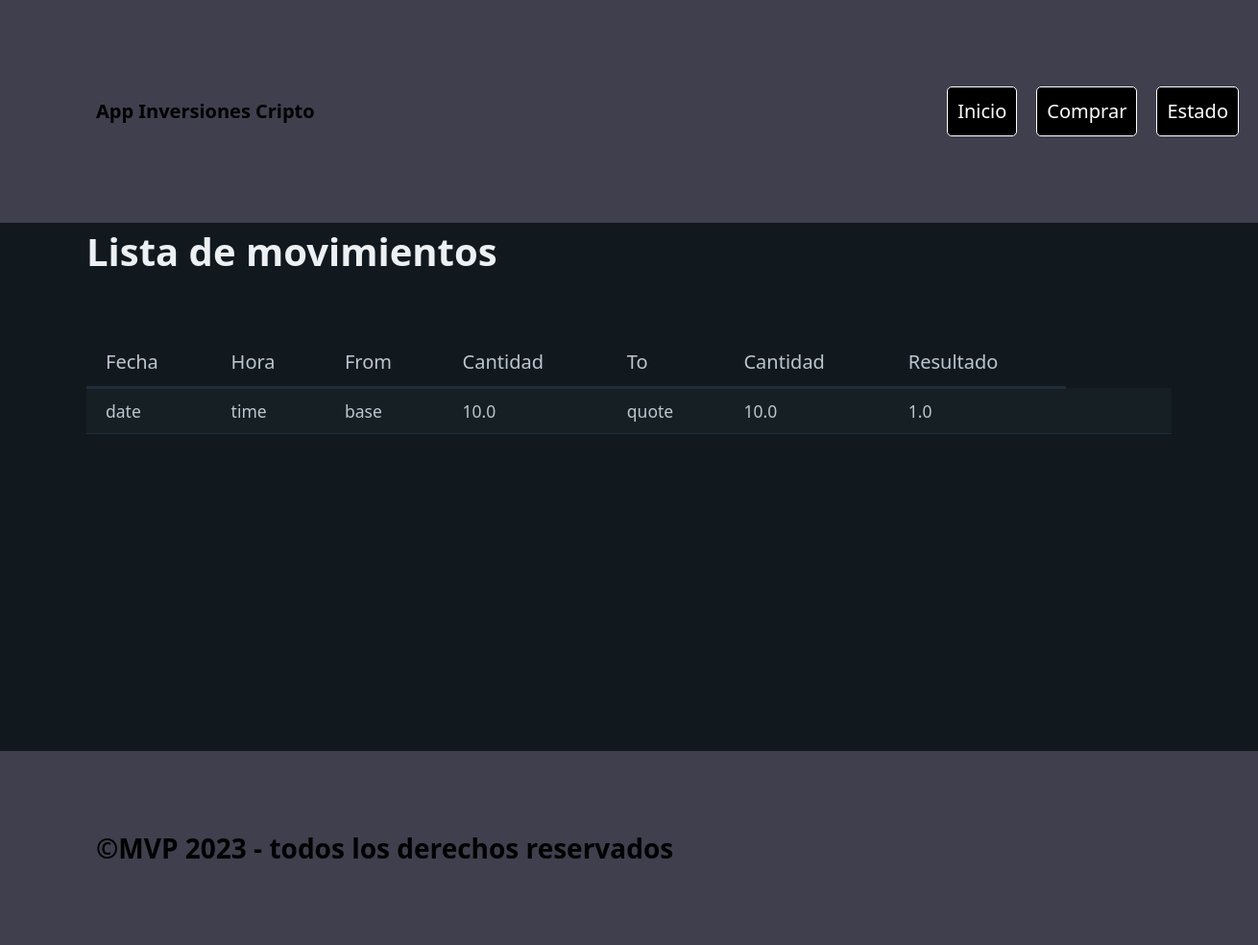
The page / on the database its author committed.
### tables this page shows
CREATE TABLE exchange_rates (
                    id INTEGER PRIMARY KEY AUTOINCREMENT,
                    date TEXT,
                    time TEXT,
                    base TEXT,
                    amount_base REAL,
                    quote TEXT,
                    amount_quote REAL
                );

### app_crypto_trader/routes.py (the view)
@app.route("/")
def index():
    data = fetch_all()
    return render_template("index.html", data = data)

### app_crypto_trader/models_db.py (called while the page is built)
def fetch_all():
    conectar = Connection("SELECT * from exchange_rates order by date DESC")
    filas = conectar.res.fetchall()
    columnas= conectar.res.description
    lista_diccionario=[]
    for f in filas:
        diccionario={}
        posicion=0
        for c in columnas:
            diccionario[c[0]] = f[posicion]
            posicion +=1
        lista_diccionario.append(diccionario)
    conectar.con.close()
    return lista_diccionario

### app_crypto_trader/templates/index.html
{% extends "base.html" %}
{% block section %}
    <section class="container">
        <h1>Lista de movimientos</h1>
        <table role="grid">
            <thead>
                <tr>
                    <th>Fecha</th>
                    <th>Hora</th>
                    <th>From</th>
                    <th>Cantidad</th>
                    <th>To</th>
                    <th>Cantidad</th>
                    <th>Resultado</th>
                </tr>
            </thead>
            <tbody>
                {% for move in data %}
                <tr>
                    <td>{{move.date}}</td>
                    <td>{{move.time}}</td>
                    <td>{{move.base}}</td>
                    <td>{{move.amount_base}}</td>
                    <td>{{move.quote}}</td>
                    <td>{{move.amount_quote}}</td>
                    <td>{{move.amount_base/move.amount_quote}}</td>
                    <td></td>
                    <td>
                    </td>
                </tr>
                {% endfor %}
            </tbody>
        </table>
    </section>
{% endblock %}

### app_crypto_trader/templates/base.html (shortened to what this page needs)
<!DOCTYPE html>
<html lang="en" data-theme="dark">
<head>
    <link rel="stylesheet" href="/static/pico.css">
    <link rel="stylesheet" href="/static/styles.css">
</head>
<body>
    <header>
        <div>
            <nav>
                <ul>
                    <li class="name-registered"><strong>App Inversiones Cripto</strong></li>
                </ul>
                <ul>
                  <li><a href="/" role="button" id="Inicio" class="boton">Inicio</a></li>
                  <li><a href="/purchase" role="button" class="boton">Comprar</a></li>
                  <li><a href="/status" role="button" class="boton">Estado</a></li>
                </ul>
              </nav>
        </div>
    </header>
    <section class="container">
        {% block section %}
        {% endblock %}
    </section>
    <footer>
        <div class="name-registered">
            &copy;MVP 2023 - todos los derechos reservados
        </div>
    </footer>
</body>
</html>

### app_crypto_trader/static/styles.css (style rules this page uses)
header, footer { background-color: rgb(63, 63, 77); color: black; font-size: 1.4em; font-weight: bold; }
body { min-height: 100vh; display: grid; grid-template-rows: auto 550px 1fr auto; margin: 0; }
.boton { background-color: black; border-color: white; color: white; position: relative; right: 20px; }
.name-registered { color: black; position: relative; left: 100px; }

### rows shown on the page
exchange_rates: date "date", time "time", base "base", amount_base "10.0", quote "quote", amount_quote "10.0", move.amount_base/move.amount_quote "1.0"
